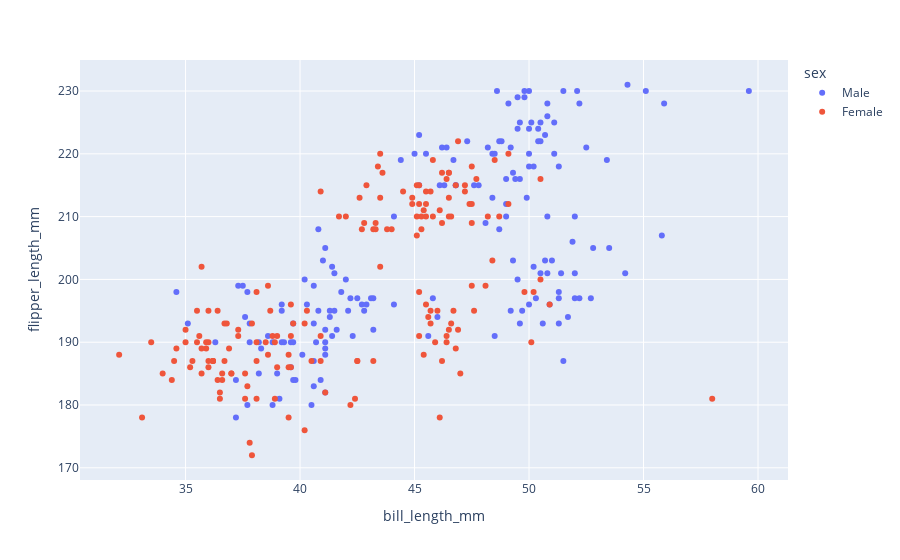

Notebook code for this chart:
### Code cell
fig = px.scatter(dataset, x='bill_length_mm', y='flipper_length_mm', color='sex')
fig.show()

### Figure 1 — Plotly figure (JSON) as saved in the notebook; plotly's stock layout.template omitted (floating-point values rounded to 4 significant figures; data arrays with more than 128 entries replaced by an {"elided": "..."} marker saying what was removed)
{"data": [{"hovertemplate": "sex=Male<br>bill_length_mm=%{x}<br>flipper_length_mm=%{y}<extra></extra>", "legendgroup": "Male", "marker": {"color": "#636efa", "symbol": "circle"}, "mode": "markers", "name": "Male", "orientation": "v", "showlegend": true, "type": "scatter", "x": {"elided": "168 float values"}, "xaxis": "x", "y": {"elided": "168 int values"}, "yaxis": "y"}, {"hovertemplate": "sex=Female<br>bill_length_mm=%{x}<br>flipper_length_mm=%{y}<extra></extra>", "legendgroup": "Female", "marker": {"color": "#EF553B", "symbol": "circle"}, "mode": "markers", "name": "Female", "orientation": "v", "showlegend": true, "type": "scatter", "x": {"elided": "165 float values"}, "xaxis": "x", "y": {"elided": "165 int values"}, "yaxis": "y"}], "layout": {"legend": {"title": {"text": "sex"}, "tracegroupgap": 0}, "margin": {"t": 60}, "xaxis": {"anchor": "y", "domain": [0, 1], "title": {"text": "bill_length_mm"}}, "yaxis": {"anchor": "x", "domain": [0, 1], "title": {"text": "flipper_length_mm"}}}}
